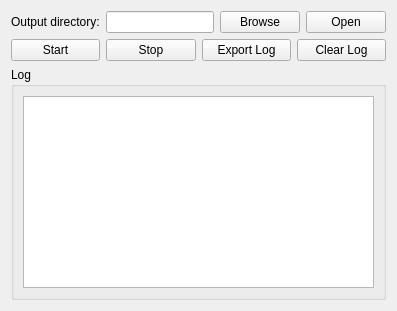
        <widget class="QWidget" name="run_tab">
         <attribute name="title">
          <string>Run</string>
         </attribute>
         <layout class="QVBoxLayout" name="verticalLayout_30">
          <item>
           <layout class="QHBoxLayout" name="horizontalLayout_39">
            <item>
             <widget class="QLabel" name="label_38">
              <property name="text">
               <string>Output directory:</string>
              </property>
             </widget>
            </item>
            <item>
             <widget class="QLineEdit" name="run_outputdir_lineEdit"/>
            </item>
            <item>
             <widget class="QPushButton" name="run_browse_pushButton">
              <property name="text">
               <string>Browse</string>
              </property>
             </widget>
            </item>
            <item>
             <widget class="QPushButton" name="run_open_pushButton">
              <property name="text">
               <string>Open</string>
              </property>
             </widget>
            </item>
           </layout>
          </item>
          <item>
           <layout class="QHBoxLayout" name="horizontalLayout_61">
            <item>
             <widget class="QPushButton" name="run_start_pushButton">
              <property name="text">
               <string>Start</string>
              </property>
             </widget>
            </item>
            <item>
             <widget class="QPushButton" name="run_stop_pushButton">
              <property name="text">
               <string>Stop</string>
              </property>
             </widget>
            </item>
            <item>
             <widget class="QPushButton" name="run_log_export_pushButton">
              <property name="text">
               <string>Export Log</string>
              </property>
             </widget>
            </item>
            <item>
             <widget class="QPushButton" name="run_log_clear_pushButton">
              <property name="text">
               <string>Clear Log</string>
              </property>
             </widget>
            </item>
           </layout>
          </item>
          <item>
           <widget class="QGroupBox" name="groupBox_30">
            <property name="title">
             <string>Log</string>
            </property>
            <layout class="QVBoxLayout" name="verticalLayout_31">
             <item>
              <widget class="QTextEdit" name="run_log_textEdit"/>
             </item>
            </layout>
           </widget>
          </item>
         </layout>
        </widget>
